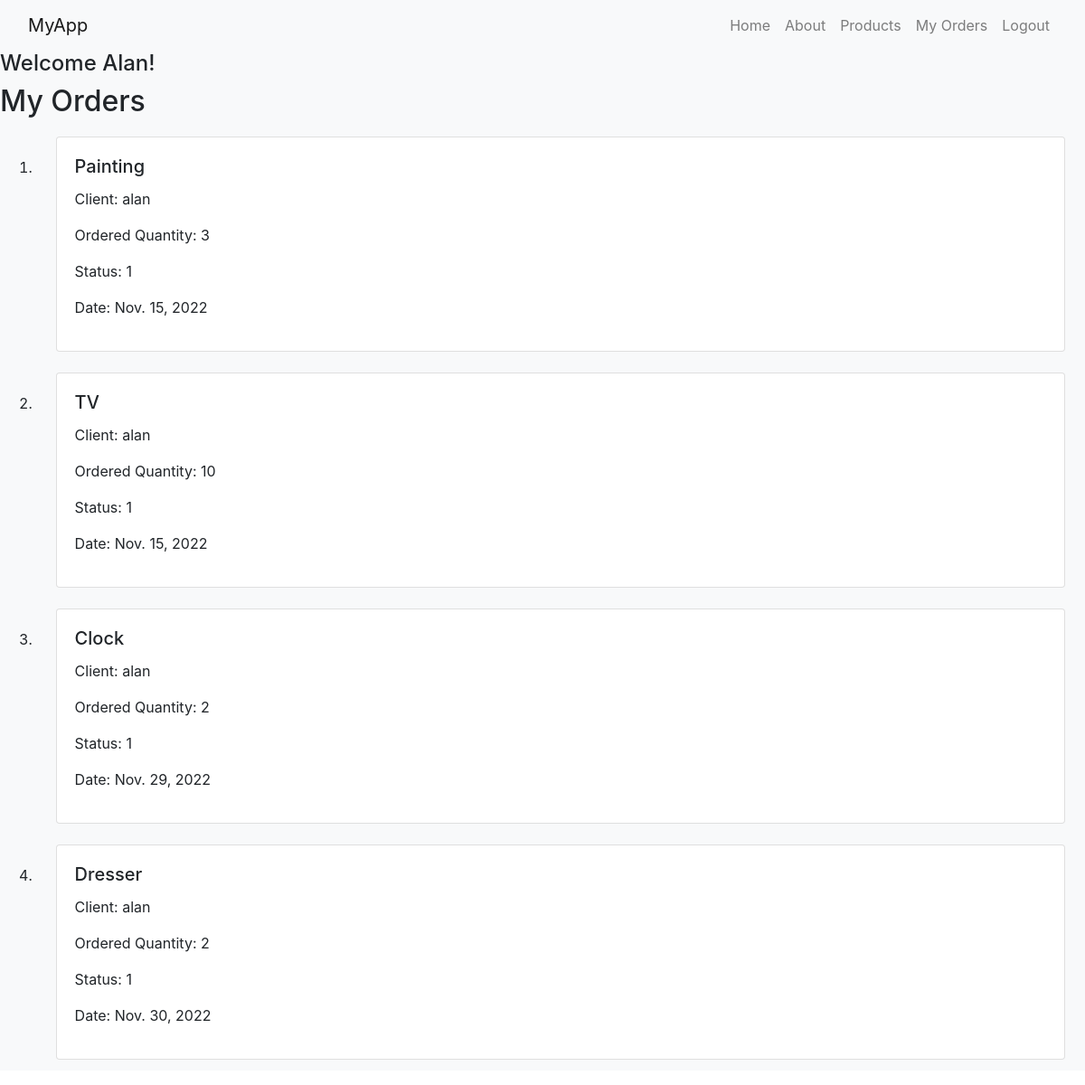
Before: /myapp/myorders/ (signed in) with the older database file.
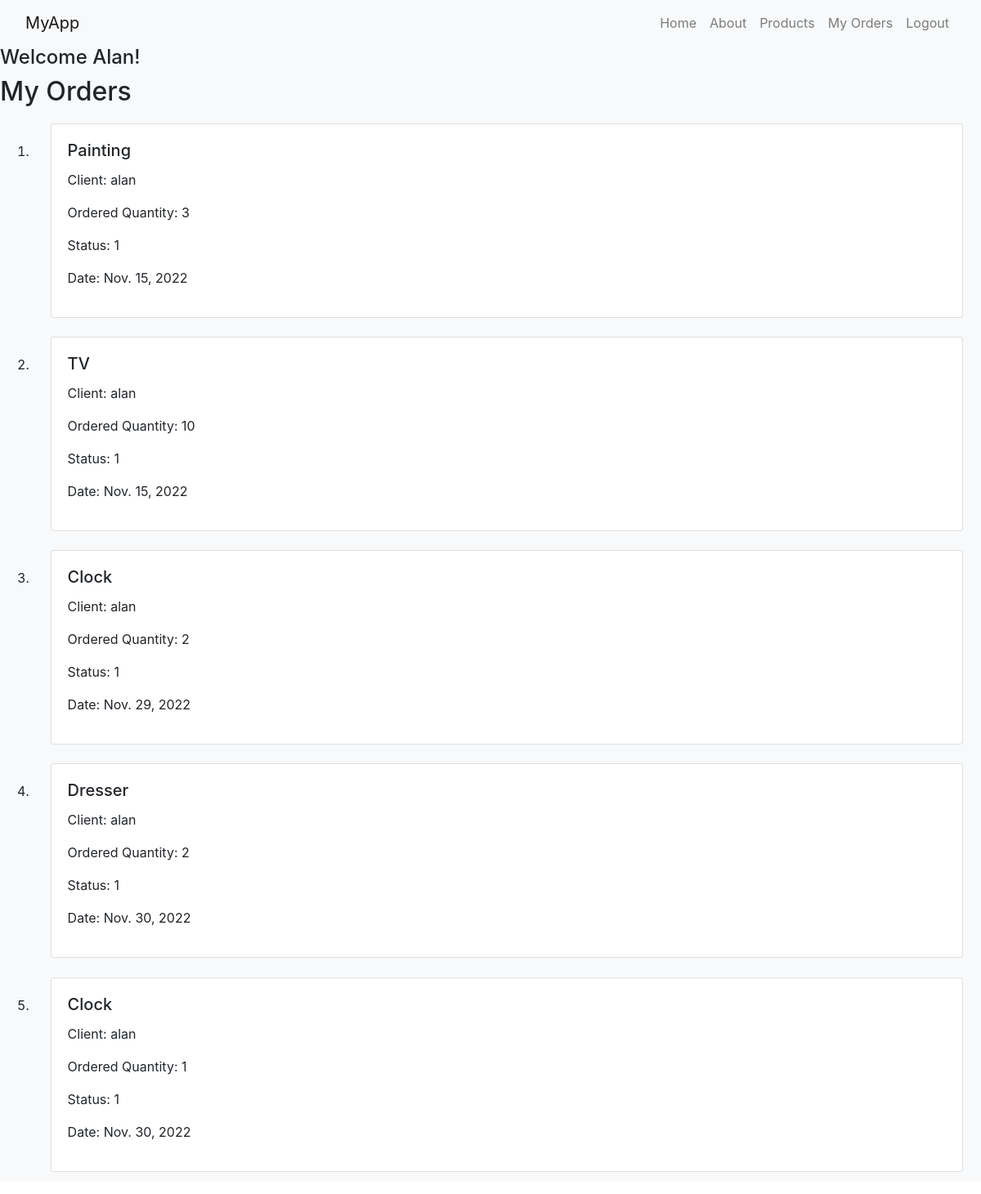
After: the same page with the newer database file.
### myapp/models.py (models this page shows, shortened)
class Order(models.Model):
    ORDER_VALUES = [
        (0, 'Order Cancelled'),
        (1, 'Order Placed'),
        (2, 'Order Shipped'),
        (3, 'Order Delivered')
    ]
    product = models.ForeignKey(Product, related_name='products_ordered', on_delete=models.CASCADE)
    client = models.ForeignKey(Client, on_delete=models.CASCADE)
    num_units = models.PositiveIntegerField(default=0)
    order_status = models.IntegerField(choices=ORDER_VALUES, default=1)
    status_date = models.DateField(default=datetime.now())

class Product(models.Model):
    category = models.ForeignKey(Category, related_name='products', on_delete=models.CASCADE)
    name = models.CharField(max_length=200)
    price = models.DecimalField(max_digits=10, decimal_places=2)
    stock = models.PositiveIntegerField(default=100, validators=[MinValueValidator(0), MaxValueValidator(1000)])
    available = models.BooleanField(default=True)
    description = models.TextField(blank=True)
    interested = models.PositiveIntegerField(default=0)
    def __str__(self):
        return self.name

### myapp/views.py (the view)
# urls.py: path(r'myorders/',views.myorders, name='myorders'),
@login_required(login_url='/myapp/login/')
def myorders(request):
    loggedInUser = request.user.get_username()
    orders = []
    if (request.user.is_staff == False):
        isClient = True
        clientObj = Client.objects.filter(username=loggedInUser)
        orders = Order.objects.filter(client=clientObj.get())
    else:
        isClient = False
    return render(request, 'myapp/myorders.html', {"isClient": isClient, "orderList": orders})

### myapp/templates/myapp/myorders.html (shortened to what this page needs)
<head>
    <link rel="stylesheet" href="https://stackpath.bootstrapcdn.com/bootstrap/4.4.1/css/bootstrap.min.css"
>
</head>
{% extends 'myapp/base.html' %}
{% block body_block %}
    <h2>My Orders</h2>
    {% if isClient == True %}
        {% if orderList %}
            <ol>
                {% for order in orderList %}
                    <li>
                        <div class="container" style="padding: 1%">
                            <div class="card">
                                <div class="card-body">
                                    <h5 class="card-title">{{ order.product }}
                                    </h5>
                                    <p>Client: {{ order.client }}</p>
                                    <p>Ordered Quantity: {{ order.num_units }}</p>
                                    <p>Status: {{ order.order_status }}</p>
                                    <p>Date: {{ order.status_date }}</p>
                                </div>
                            </div>
                        </div>
                    </li>
                {% endfor %}
            </ol>
        {% else %}
            <strong>You dont have any orders!</strong>
        {% endif %}
    {% else %}
        <strong>You are not a registered client!</strong>
    {% endif %}
{% endblock %}

Changed rows visible on the page:
added Order: product "Clock", client "alan", num_units "1", order_status "1", status_date "Nov. 30, 2022"
